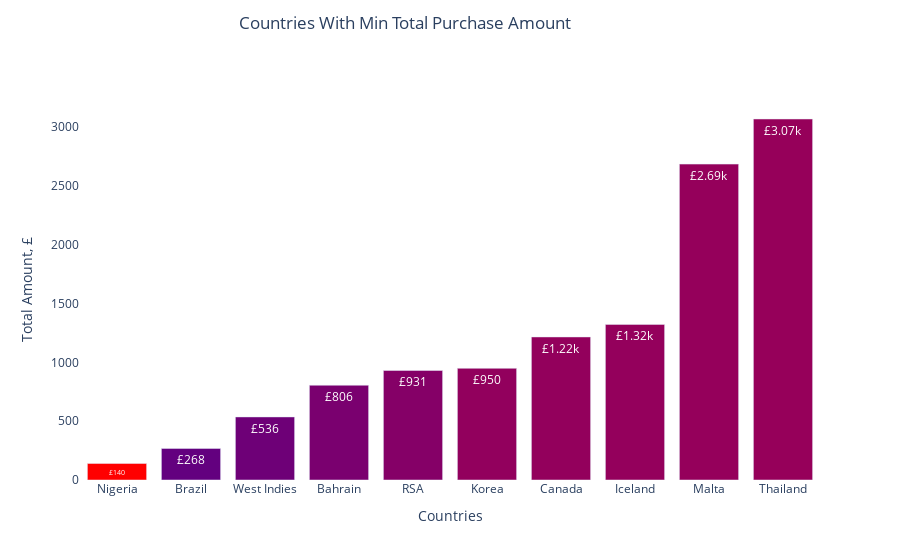

Here is the notebook cell this chart was saved with:
### Code cell
fig = go.Figure(data=[
    go.Bar(name='Countries With Min Total Purchase Amount', 
           x=retail_countries_purchase_asc['Country'].astype(str), 
           y=retail_countries_purchase_asc['Total'],
           marker_opacity=1,
           marker={'color': retail_countries_purchase_desc['Total'],
                   'colorscale': 'Rainbow'}
          )
    ])

fig.update_traces(texttemplate='£%{y:.3s}', textposition='inside')

fig.update_layout(title='Countries With Min Total Purchase Amount',
                  title_x=0.45,
                  title_y=0.97,
                  xaxis_title="Countries",
                  yaxis_title="Total Amount, £",
                  plot_bgcolor='white')
fig.show()

### Figure 1 — Plotly figure (JSON) as saved in the notebook; plotly's stock layout.template omitted (floating-point values rounded to 4 significant figures)
{"data": [{"marker": {"color": [7039000.0, 328200.0, 263900.0, 196300.0, 129800.0, 50860.0, 46970.0, 43340.0, 37080.0, 30050.0], "colorscale": [[0, "rgb(150,0,90)"], [0.125, "rgb(0,0,200)"], [0.25, "rgb(0,25,255)"], [0.375, "rgb(0,152,255)"], [0.5, "rgb(44,255,150)"], [0.625, "rgb(151,255,0)"], [0.75, "rgb(255,234,0)"], [0.875, "rgb(255,111,0)"], [1, "rgb(255,0,0)"]], "opacity": 1}, "name": "Countries With Min Total Purchase Amount", "textposition": "inside", "texttemplate": "£%{y:.3s}", "type": "bar", "x": ["Nigeria", "Brazil", "West Indies", "Bahrain", "RSA", "Korea", "Canada", "Iceland", "Malta", "Thailand"], "y": [140.4, 268.3, 536.4, 806.0, 931.4, 949.8, 1217.0, 1323.0, 2687.0, 3071.0]}], "layout": {"autosize": true, "plot_bgcolor": "white", "title": {"text": "Countries With Min Total Purchase Amount", "x": 0.45, "y": 0.97}, "xaxis": {"autorange": true, "range": [-0.5, 9.5], "title": {"text": "Countries"}, "type": "category"}, "yaxis": {"autorange": true, "range": [0, 3232.0], "title": {"text": "Total Amount, £"}, "type": "linear"}}}
